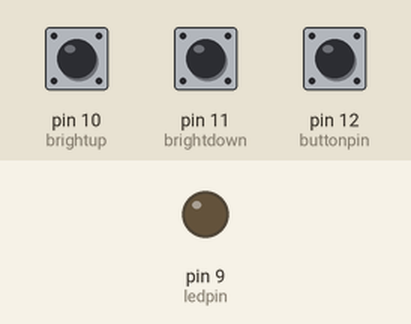
Recording of a sketch running on a simulated Arduino Uno, built with avr-gcc and run on an emulated ATmega328P. Shown: output pins drawn as LEDs (lit = HIGH). The inputs (shaded band) are chosen by the test bench; at power-on: pin 12 (buttonpin) HIGH, pin 11 (brightdown) HIGH, pin 10 (brightup) HIGH. What the sketch prints to the serial monitor is not drawn.

Above: at 1.2 s.
1.3 s: pin 12 (buttonpin) pulled LOW for 0.15 s
At 2.5 s:
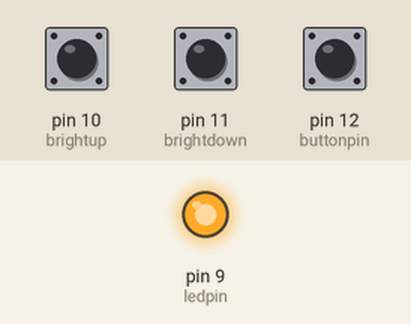
2.9 s: pin 11 (brightdown) pulled LOW for 0.15 s
At 4.0 s:
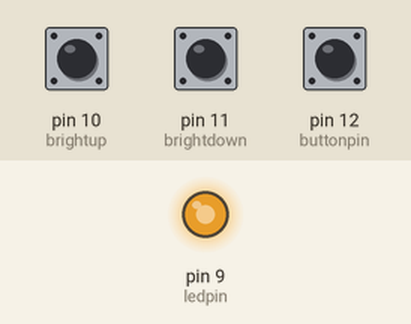
4.5 s: pin 11 (brightdown) pulled LOW for 1 s
At 4.66 s:
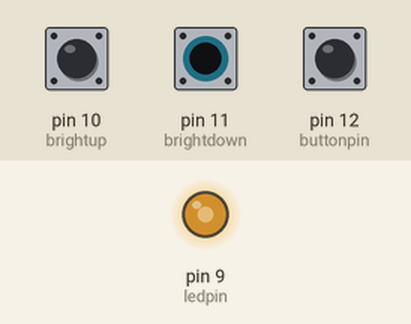
7.5 s: pin 10 (brightup) pulled LOW for 1 s
At 7.72 s:
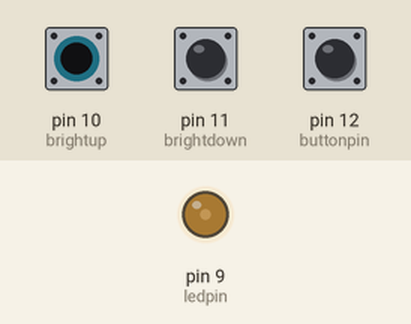
10.5 s: pin 11 (brightdown) pulled LOW for 3.2 s
At 12.0 s:
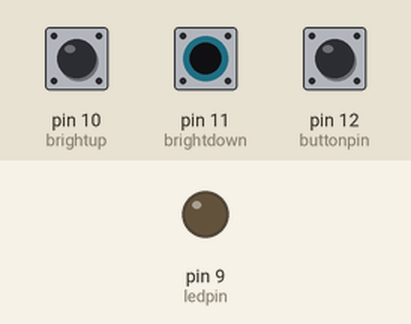
15.2 s: pin 10 (brightup) pulled LOW for 0.15 s
At 16.7 s:
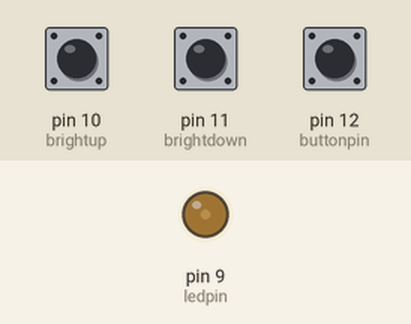
Timing chart, 0 to 17.8 s (numbered marks = the images above; inputs shaded):
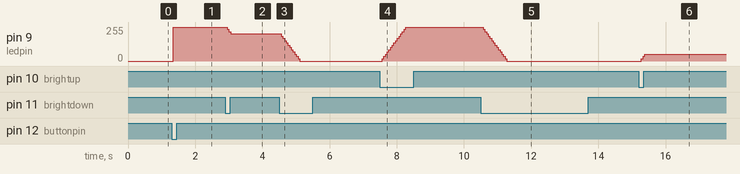

The sketch:

ledbrightnesscontrol.ino
```cpp
int buttonpin = 12;
int ledpin = 9;
int dt = 50;
int brightup = 10;
int brightdown = 11;
int brightness = 255;

bool currentstate;
bool laststate = HIGH;
bool ledstate = false;
bool brightinc;
bool brightdec;

void setup() {
  pinMode(ledpin, OUTPUT);
  pinMode(buttonpin, INPUT);
  Serial.begin(9600);
  digitalWrite(ledpin, LOW);

}

void loop() {
  currentstate = digitalRead(buttonpin);
  brightinc = digitalRead(brightup);
  brightdec = digitalRead(brightdown);

  Serial.println(currentstate);
  delay(dt);

  if (laststate == HIGH  &&  currentstate == LOW) {
    ledstate = !ledstate;
    if(ledstate){
    analogWrite(ledpin, brightness);
    }
    else {
    analogWrite(ledpin, 0);
    }
    delay(dt);
  }

  laststate = currentstate;

  if (brightinc == LOW  &&  brightness < 255) {
    if(ledstate){
    brightness += 17;
    analogWrite(ledpin, brightness);
    }
  }

  if (brightdec == LOW &&  brightness > 0) {
    if(ledstate){
    brightness -= 17;
    analogWrite(ledpin, brightness);
    }
  }
}
```

Measured:
- after the input at 1.3 s, pin 9 (ledpin): 0/255 → 255/255 after 0.05 s
- after the input at 2.9 s, pin 9 (ledpin): 255/255 → 204/255 after 0.06 s
- after the input at 4.5 s, pin 9 (ledpin): moves from 204/255 to 0/255 over 0.55 s, starting after 0.06 s
- after the input at 7.5 s, pin 9 (ledpin): moves from 0/255 to 255/255 over 0.70 s, starting after 0.07 s
- after the input at 10.5 s, pin 9 (ledpin): moves from 255/255 to 0/255 over 0.70 s, starting after 0.07 s
- after the input at 15.2 s, pin 9 (ledpin): 0/255 → 51/255 after 0.08 s
